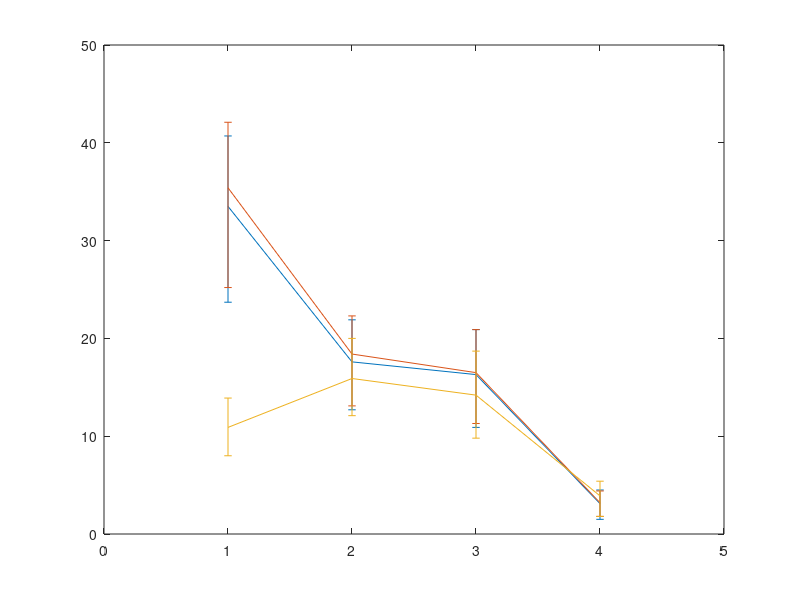

This figure's MATLAB source: (Note: this script raises an error after producing the figure.)
%Compare 3 titres model M1(Titre.A) M1.5(Titre.A with different pre-existing titre) Fix(Titre.D)

X = [1 2 3 4; 1 2 3 4; 1 2 3 4];

A = [35.5 19.6 18.3 7.1;
     37.4 20.4 18.5 5.2;
     12.9 17.9 16.2 7.9
];

B = [2 2 2 4;
     2 2 2 2;
     2 2 2 4
];

C = A - B;

L = [ 9.8  4.9 5.4 1.6;
     10.2  5.3 5.2 1.4;
      2.9  3.8 4.4 2.1
];

U = [ 7.2 4.3 4.6 1.4;
      6.7 3.9 4.4 1.2;
      3.0 4.1 4.5 1.5
];
errorbar(X',C',L',U')
UB